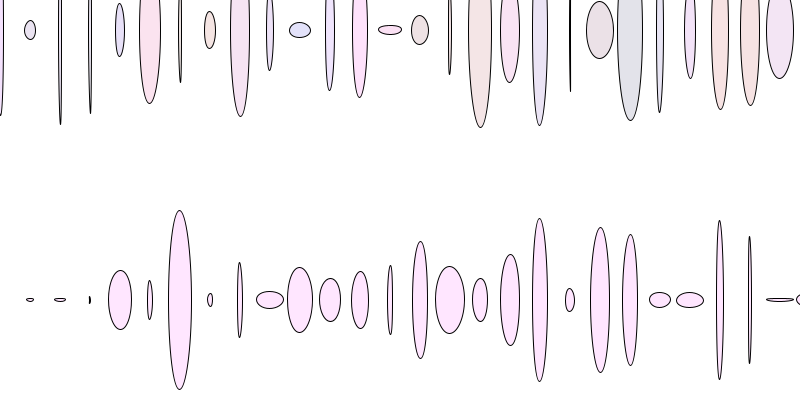
Frame 1 (no input)
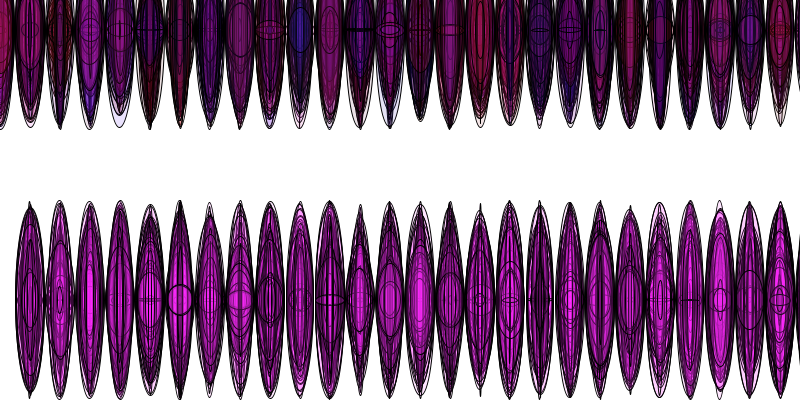
Frame 60 (the mouse pressed at the canvas centre just before this capture)
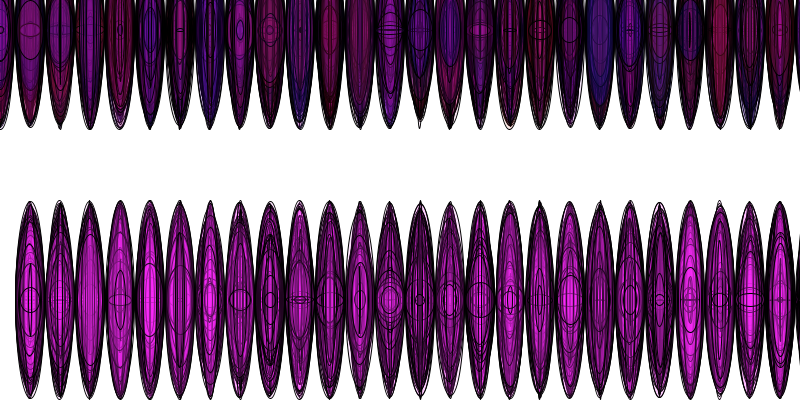
Frame 120 (the mouse held since frame 60 and released just before this capture)

The Processing sketch that drew these frames (run headless with seeded random() and noise(); from frame 60 on, the mouse is pressed at the canvas centre):

// Processing sketch: Loop
// ── Loop.pde
float a= 30;
float b= 20;
float i = 1.01;

void setup(){

size (800,400);
background(255);
}

void draw() {
 
  for (int i=0; i<100; i=i+1) {

  fill(random(255),random(40),random(255),30);
  ellipse(i * 30,30,random(30),random(200));
 
 if (i > 0 ){
  fill(255,40,255,30);
  ellipse(i * 30,300,random(30),random(200));  
 
 }
  
  
  } 

}
